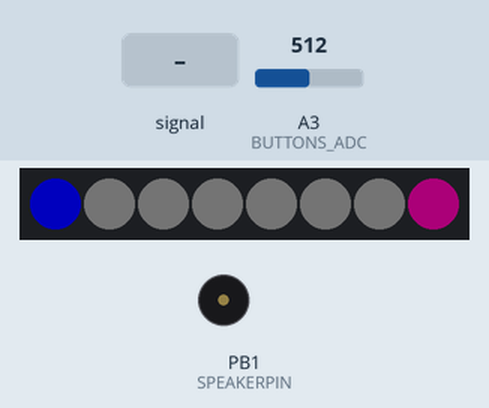
The sketch below on a simulated ATtiny85, built with avr-gcc and run on an emulated ATtiny85. Shown: 8 RGB LEDs in strip order, left to right, buzzer (waves = sounding). The test bench sets the inputs (shaded band); at power-on: A3 (BUTTONS_ADC) = 512. Dim RGB values are drawn brighter than linear.

Above: at 1.4 s.
1.5 s: A3 (BUTTONS_ADC) fed a 200 Hz sine of ±255 counts around its level
At 1.66 s:
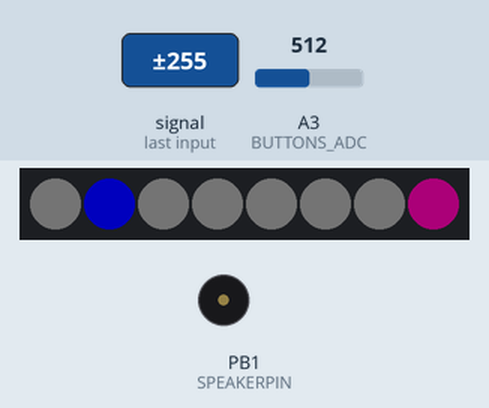
3.0 s: A3 (BUTTONS_ADC) set to 716
At 4.4 s:
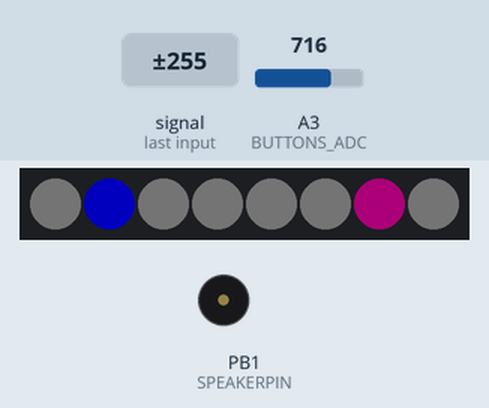
Timing chart, 0 to 6.0 s (numbered marks = the images above; inputs shaded):
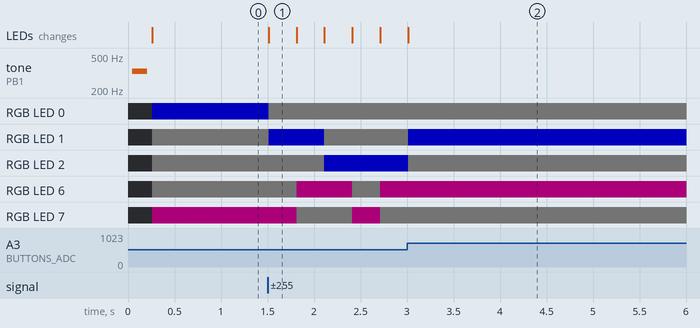

The sketch:

NEO_101_Buttonology.ino
```cpp
// (licence header left out)
#include <Adafruit_NeoPixel.h>
#ifdef __AVR__
#include <avr/power.h>
#endif

// hardware description / pin connections
#define SPEAKERPIN      1
#define NEOPIXELPIN     0
#define POTI_RIGHT     A1
#define POTI_LEFT      A2
#define BUTTONS_ADC    A3

#define NUMPIXELS      8

// hardware calibration
#define Vbutton_left   380
#define Vbutton_right  300
#define Vbutton_both   240
#define Vcc            37 // 3.7 V for LiPo
#define Vdiv           26 // measure max Voltage on Analog In

Adafruit_NeoPixel pixels = Adafruit_NeoPixel(NUMPIXELS, NEOPIXELPIN, NEO_GRB + NEO_KHZ800);

// fast pin access
#define AUDIOPIN (1<<SPEAKERPIN)
#define PINLOW (PORTB&=~AUDIOPIN)
#define PINHIGH (PORTB|=AUDIOPIN)

// variables
byte buttonState1 = LOW;
byte lastButtonState1 = LOW;
byte buttonCount1 = 0;
byte buttonReset1 = 4;

byte buttonState2 = LOW;
byte lastButtonState2 = LOW;
byte buttonCount2 = 0;
byte buttonReset2 = 4;

////////////////////////////////////////////////////////////////////////////////////////////////////////////////////////
/* Specific functions of the 8Bit Mixtape NEO
 ___ _____ _ _      _____ _     _                  _____ _____ _____
| . | __  |_| |_   |     |_|_ _| |_ ___ ___ ___   |   | |   __|     |
| . | __ -| |  _|  | | | | |_'_|  _| .'| . | -_|  | | | |   __|  |  |
|___|_____|_|_|    |_|_|_|_|_,_|_| |__,|  _|___|  |_|___|_____|_____|
                                       |_|
========================================================================================================================
   _________
  | 8Bit(x) |   uint8_t   getButton()                       -> 1 left, 2 right  3 both
  |  o___o  |   uint16_t  analogReadScaled(uint8_t channel) -> scale the adc of the voltage divider to a return value: 0..1023
  |__/___\__|

//////////////////////////////////////////////////////////////////////////////////////////////////////////////////////*/

uint8_t getButton()
{
  uint8_t button = 0;
  if (analogRead(BUTTONS_ADC) < Vbutton_left) button = 1;
  if (analogRead(BUTTONS_ADC) < Vbutton_right) button = 2;
  if (analogRead(BUTTONS_ADC) < Vbutton_both) button = 3;

  return button;
}

uint8_t getButtonState()
{
  uint8_t state = 0;
  int x = getButton();

  if (x == 0) {
    buttonState1 = LOW; // LOW means not pressed
    buttonState2 = LOW; // LOW means not pressed
  }
  if (x == 1) buttonState1 = HIGH; // HIGH means pressed
  if (x == 2) buttonState2 = HIGH;

  if (buttonState1 != lastButtonState1 && buttonState1 == LOW) {
    if (buttonState2 == LOW){
    //do this on press of button 1
       buttonCount1++;
       if (buttonCount1 >= buttonReset1) {
        buttonCount1 = 0;
       }
    }
  }

  if (buttonState2 != lastButtonState2 && buttonState2 == LOW) {
    if (buttonState1 == LOW){
    //do this on press of button 2
       buttonCount2++;
       if (buttonCount2 >= buttonReset2) {
        buttonCount2 = 0;
       }
    }
  }

  return state;
}

uint16_t analogReadScaled(uint8_t channel)
{
  uint16_t value = analogRead(channel);
  value = value * Vcc / Vdiv;
  if (value > 1023) value = 1023;
  return value;
}

////////////////////////////////////////////////////////////////////////////////////////////////////////////////////////
/* Specific functions of the 8Bit Mixtape NEO
 _____         _   _                    _    _____               _
|   __|_ _ ___| |_| |_ ___    ___ ___ _| |  |   __|___ _ _ ___ _| |___
|__   | | |   |  _|   |_ -|  | .'|   | . |  |__   | . | | |   | . |_ -|
|_____|_  |_|_|_| |_|_|___|  |__,|_|_|___|  |_____|___|___|_|_|___|___|
      |___|
========================================================================================================================
   _________
  | 8Bit(x) |   void playBeep(long freq_Hz, long duration_ms)
  |  o___o  |
  |__/___\__|

//////////////////////////////////////////////////////////////////////////////////////////////////////////////////////*/

void playBeep(long freq_Hz, long duration_ms)
{
  uint16_t n;
  uint32_t delayTime_us;
  uint32_t counts;

  delayTime_us = 1000000UL / freq_Hz / 2;
  counts = duration_ms * 1000 / delayTime_us;

  for (n = 0; n < counts; n++)
  {
    PINHIGH;
    delayMicroseconds(delayTime_us);
    PINLOW;
    delayMicroseconds(delayTime_us);
  }
}

////////////////////////////////////////////////////////////////////////////////////////////////////////////////////////
/* Specific functions of the NEO-Pixel Library
 _____ _____ _____        _         _
|   | |   __|     |   ___|_|_ _ ___| |
| | | |   __|  |  |  | . | |_'_| -_| |
|_|___|_____|_____|  |  _|_|_,_|___|_|
                     |_|
========================================================================================================================
   _________
  | NEO(x)  |   void setWhiteAllPixel(uint32_t color)                   -> Sets all the pixels to the white level
  |  o___o  |   void displayBinrayValue(uint16_t value, uint32_t color) -> displays binary number
  |__/___\__|   uint32_t Wheel(byte WheelPos)                           -> Input a value 0 to 255 to get a color value.
                                                                        The colours are a transition r - g - b - back to r.

//////////////////////////////////////////////////////////////////////////////////////////////////////////////////////*/

void setWhiteAllPixel(uint32_t color)
{
  uint8_t n;
  for (n = 0; n < NUMPIXELS; n++)
  {
    pixels.setPixelColor(n, color, color, color);
  }
}

void displayBinrayValue(uint16_t value, uint32_t color)
{
  uint8_t n;
  for (n = 0; n < NUMPIXELS; n++)
  {
    if (value & (1 << n)) pixels.setPixelColor(n, color);
    //else pixels.setPixelColor(n,0); // off
  }
}

uint32_t Wheel(byte WheelPos) {
  WheelPos = 255 - WheelPos;
  if (WheelPos < 85) {
    return pixels.Color(255 - WheelPos * 3, 0, WheelPos * 3);
  }
  if (WheelPos < 170) {
    WheelPos -= 85;
    return pixels.Color(0, WheelPos * 3, 255 - WheelPos * 3);
  }
  WheelPos -= 170;
  return pixels.Color(WheelPos * 3, 255 - WheelPos * 3, 0);
}

////////////////////////////////////////////////////////////////////////////////////////////////////////////////////////
/* the setup routine runs once when you start the tape or press reset
========================================================================================================================
   _________            _
  | setup() |   ___ ___| |_ _ _ _ _
  |  o___o  |  |_ -| -_|  _| | | . |
  |__/___\__|  |___|___|_| |___|  _|
                               |_|
//////////////////////////////////////////////////////////////////////////////////////////////////////////////////////*/

void setup()
{
#if defined (__AVR_ATtiny85__)
  if (F_CPU == 16000000) clock_prescale_set(clock_div_1);
#endif

  pixels.begin(); // This initializes the NeoPixel library.
  pixels.setBrightness(80);

  pinMode(SPEAKERPIN, OUTPUT);
  playBeep(330,80);
  delay(100);

}

////////////////////////////////////////////////////////////////////////////////////////////////////////////////////////
/* The main loop to put all your code
========================================================================================================================
   _________    _
  | loop()  |  | |___ ___ ___
  |  o___o  |  | | . | . | . |
  |__/___\__|  |_|___|___|  _|
                         |_|
//////////////////////////////////////////////////////////////////////////////////////////////////////////////////////*/

void loop()
{

  //read the buttons
  uint8_t x = getButtonState();

  //uint8_t x = getButtonCount();

  setWhiteAllPixel(5);
  pixels.setPixelColor(buttonCount1, Wheel(170));
  pixels.setPixelColor(NUMPIXELS-buttonCount2-1, Wheel(220));
  pixels.show(); // This sends the updated pixel color to the hardware.

  if (buttonCount1 == 3)  {
    //playBeep(440,100);
  }

  if (buttonCount2 == 3)  {
    //playBeep(220,100);
  }

  lastButtonState1 = buttonState1;
  lastButtonState2 = buttonState2;

}
```

Measured:
- after the input at 1.5 s, RGB LED 0: RGB(0, 0, 80) → RGB(1, 1, 1) at once; RGB LED 1: RGB(1, 1, 1) → RGB(0, 0, 80) at once, → RGB(1, 1, 1) 0.60 s later
